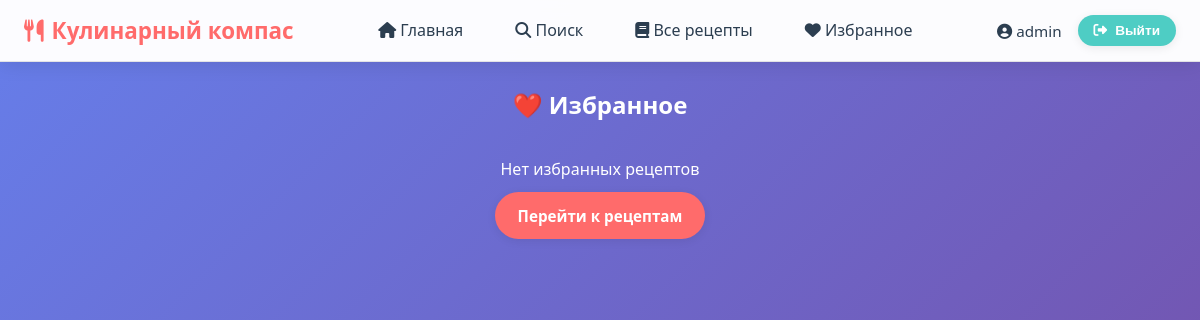
Before: /favorites/ (signed in) with the older database file.
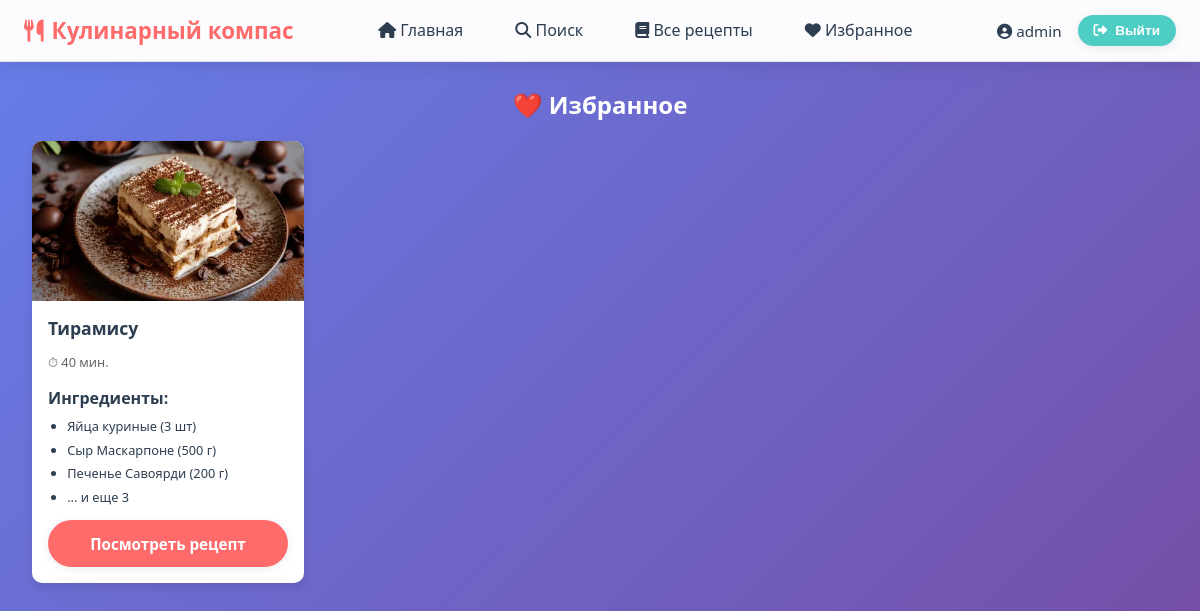
After: the same page with the newer database file.
### favorites/models.py (models this page shows, shortened)
class Favorite(models.Model):
    user = models.ForeignKey(User, on_delete=models.CASCADE)
    recipe = models.ForeignKey(Recipe, on_delete=models.CASCADE)
    added_at = models.DateTimeField(auto_now_add=True)
    class Meta:
        unique_together = ('user', 'recipe')  # один рецепт можно добавить в избранное только один раз

### recipes/models.py (models this page shows, shortened)
class Recipe(models.Model):
    title = models.CharField(max_length=200)
    ingredients = models.ManyToManyField(Ingredient)
    description = models.TextField()
    cooking_steps = models.TextField()
    cooking_time = models.PositiveIntegerField(help_text="В минутах")
    image = models.ImageField(upload_to='recipes/', blank=True, null=True)
    author = models.ForeignKey(User, on_delete=models.CASCADE)
    created_at = models.DateTimeField(auto_now_add=True)

class Ingredient(models.Model):
    name = models.CharField(max_length=100, unique=True)

### favorites/views.py (the view)
# urls.py: path('', views.favorite_recipes, name='favorite_recipes'),
@login_required
def favorite_recipes(request):
    favorites = Favorite.objects.filter(user=request.user).select_related('recipe')
    return render(request, 'favorites/favorite_recipes.html', {'favorites': favorites})

### templates/favorites/favorite_recipes.html (shortened to what this page needs)
{% extends 'base.html' %}
{% load static %}
{% block extra_css %}
    <link rel="stylesheet" href="{% static 'css/favorites.css' %}">
{% endblock %}
{% block content %}
<div class="favorites-recipes-container">
    <h1>❤️ Избранное</h1>
</div>
{% if favorites %}
    <div class="favorite-recipe-grid">
        {% for favorite in favorites %}
            {% with recipe=favorite.recipe %}
                <div class="favorite-recipe-card">
                    {% if recipe.image %}
                        <img src="{{ recipe.image.url }}" alt="{{ recipe.title }}">
                    {% else %}
                        <div class="recipe-image-placeholder">Нет изображения</div>
                    {% endif %}
                    <div class="recipe-content">
                        <h3 class="recipe-title">{{ recipe.title }}</h3>
                        <div class="recipe-meta">
                            <span class="cooking-time">⏱ {{ recipe.cooking_time }} мин.</span>
                        </div>
                        <div class="recipe-ingredients">
                            <strong>Ингредиенты:</strong>
                            <ul>
                                {% for ingredient in recipe.ingredients.all|slice:":3" %}
                                    <li>{{ ingredient.name }}</li>
                                {% endfor %}
                                {% if recipe.ingredients.count > 3 %}
                                    <li>... и еще {{ recipe.ingredients.count|add:"-3" }}</li>
                                {% endif %}
                            </ul>
                        </div>
                        <div class="recipe-actions">
                            <a href="{% url 'recipe_detail' recipe.id %}?from=fav" class="btn">
                                Посмотреть рецепт
                            </a>
                        </div>
                    </div>
                </div>
            {% endwith %}
        {% endfor %}
    </div>
{% else %}
    <div class="no-favorites">
        <p>Нет избранных рецептов</p>
        <a href="{% url 'all_recipes' %}" class="btn" style="margin-top: 10px;">Перейти к рецептам</a>
    </div>
{% endif %}
{% endblock %}

Changed rows visible on the page:
added Favorite: recipe.image (picture), recipe "Тирамису", recipe.cooking_time "40", recipe.ingredients.count|add "3"
now on this page (row unchanged): Ingredient: name "Яйца куриные (3 шт)"
now on this page (row unchanged): Ingredient: name "Сыр Маскарпоне (500 г)"
now on this page (row unchanged): Ingredient: name "Печенье Савоярди (200 г)"
Other visible differences:
text no longer shown: "Нет избранных рецептов Перейти к рецептам"
